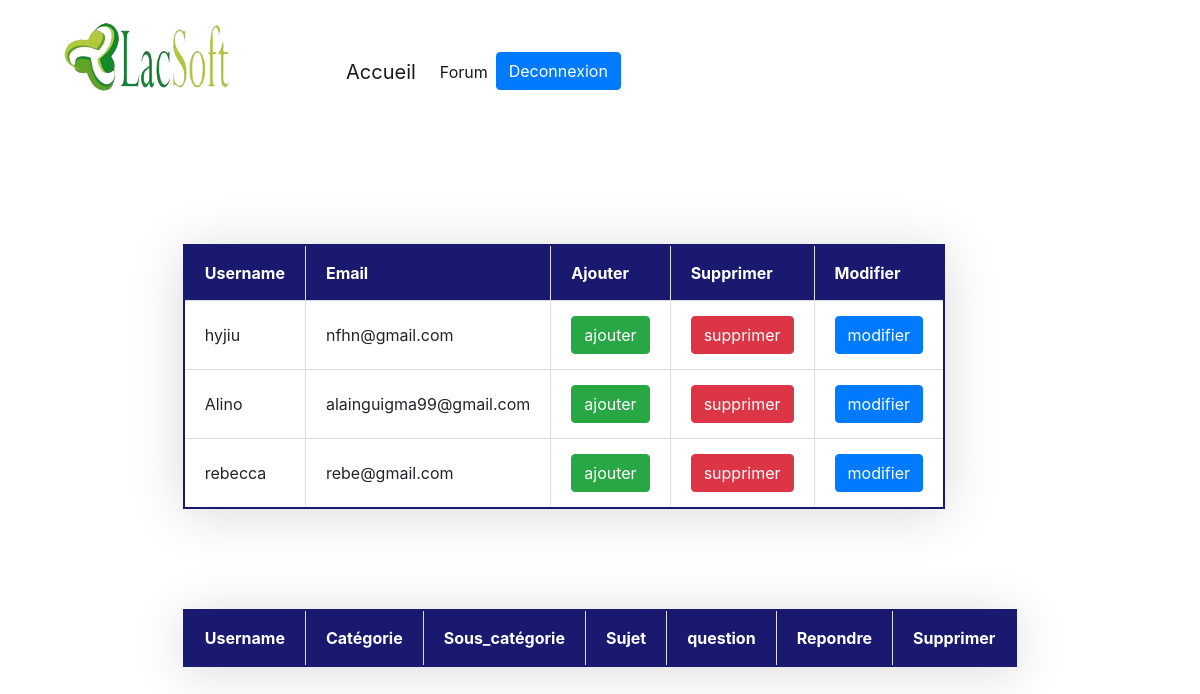
Page /tableau_bordadmin.php on the earlier database version.
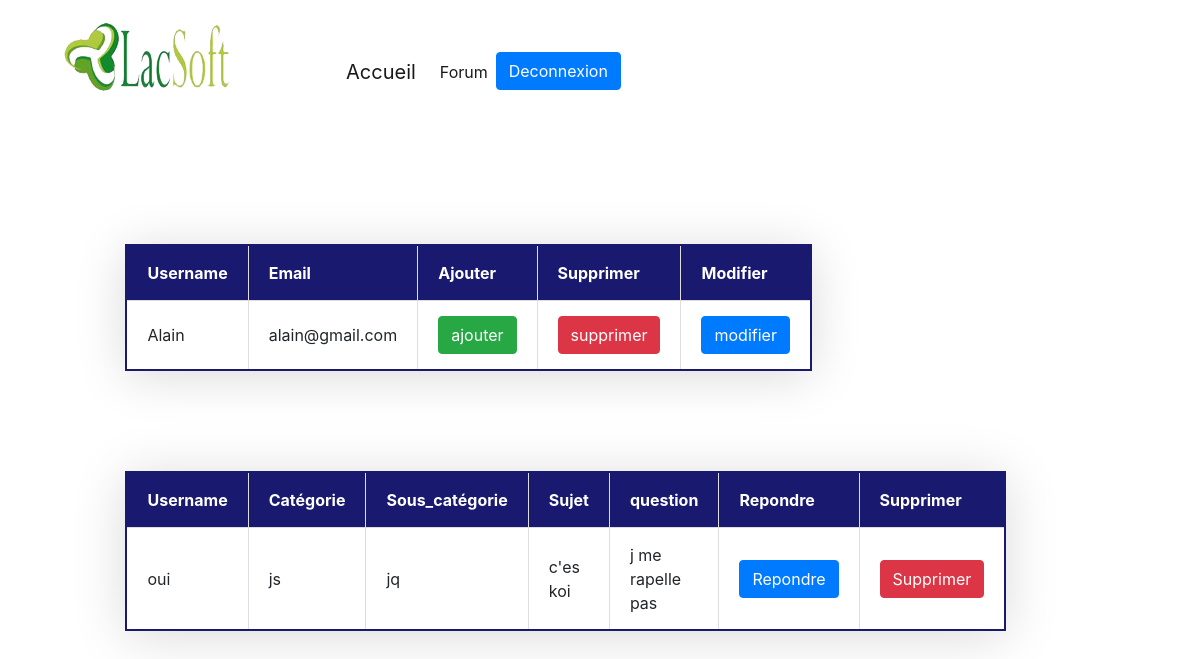
Same page on the later database version.
### tables this page shows
CREATE TABLE `inscription` (
  `ID` int(11) NOT NULL,
  `username` varchar(100) NOT NULL,
  `email` varchar(100) NOT NULL,
  `password` varchar(100) NOT NULL
);

CREATE TABLE `poster` (
  `ID` int(11) NOT NULL,
  `username` varchar(50) NOT NULL,
  `categorie` varchar(50) NOT NULL,
  `sous_categorie` varchar(100) NOT NULL,
  `sujet` text NOT NULL,
  `question` text NOT NULL,
  `date_a` datetime NOT NULL DEFAULT current_timestamp()
);

### tableau_bordadmin.php (the view, shortened to what this page needs)
<!DOCTYPE html>
<html lang="en">
<head>
    <link rel="stylesheet" href="styles/tableau.css">
    <link rel="stylesheet" href="styles/bootstrap-4.5.3-dist/css/bootstrap.min.css">
    <link rel="stylesheet" href="styles/bootstrap-4.5.3-dist/js/bootstrap.min.js">
    <link rel="stylesheet" href="">
</head>
<body>
<div class="container-fluid">
        <div class="container">
            <header class="">
                <div class="row ">
                    <div class="col-3 mt-3">
                        <img src="fonts/lacsoft.png" alt="">
                    </div>
                    <nav class="navbar navbar-expand-lg navbar-light ">
                        <div class="container-fluid">
                          <div class="collapse navbar-collapse" id="navbarTogglerDemo02">
                            <ul class="navbar-nav me-auto mb-2 mb-lg-0">
                                <li class="nav-item">
                                    <a class="navbar-brand" href="index.php">Accueil</a>
                                </li>
                              <li class="nav-item">
                                <a class="nav-link active" aria-current="page" href="afficher.php">Forum</a>
                              </li>
                              <li class="nav-item">
                                <a   href="deconnexion.php"><button type="button" class="btn btn-primary">Deconnexion</button></a>
                              </li>
                            </ul>
                          </div>
                        </div>
                      </nav>
                </div>
            </header>
        </div>
    </div>
    <div class="container">
        <div class="row">
           <div class="m-auto">
            <div class="col-6">
            <?php
            require_once 'connexion.php';
              ?>
                <table class="tableau-style center">
                    <thead>
                        <tr>
                            <th>Username</th>
                            <th>Email</th>
                            <th>Ajouter</th>
                            <th>Supprimer</th>
                            <th>Modifier</th>
                        </tr>
                    </thead>
                    <tbody>
                    <?php
       $sql="SELECT * FROM inscription";
       $req=$db->query($sql) or die ("Erreur SQL");
       while($data=$req->fetch())
       {
             echo"<tr>";
             echo"<td>".$data['username']."</td>";
             echo"<td>".$data['email']."</td>";
             echo"<td><a class='btn btn-success' href=' formajouter.php' >ajouter</a>";
             echo"<td><a class='btn btn-danger' onclick='return confirm(\"voulez vous supprimer ce developpeur\")' href='supprimerCmpte.php?ID=".$data[0]."';>supprimer</a>";
             echo"<td><a class='btn btn-primary' href=' formmodifier.php?ID=".$data[0]."'; >modifier</a>";
             echo"<tr>";
    }
       ?>
        </div>
       </div>
       </div>
       <div class="container">
        <div class="row">
           <div class="m-auto">
            <div class="col-6">
                <table class="tableau-style center">
                    <thead>
                        <tr>
                            <th>Username</th>
                            <th>Catégorie</th>
                            <th>Sous_catégorie</th>
                            <th>Sujet</th>
                            <th>question</th>
                            <th>Repondre</th>
                            <th>Supprimer</th>
                        </tr>
                    </thead>
                    <tbody>
                    <?php
       $sql="SELECT * FROM poster";
       $req=$db->query($sql) or die ("Erreur SQL");
       while($data=$req->fetch())
       {
             echo"<tr>";
             echo"<td>".$data['username']."</td>";
             echo"<td>".$data['categorie']."</td>";
             echo"<td>".$data['sous_categorie']."</td>";
             echo"<td>".$data['sujet']."</td>";
             echo"<td>".$data['question']."</td>";
             echo"<td><a class='btn btn-primary' href=' reponse.php' >Repondre</a>";
             echo"<td><a class='btn btn-danger' onclick='return confirm(\"voulez vous supprimer ce developpeur\")' href='supprimerCmpte.php?ID=".$data[0]."';>Supprimer</a>";
             echo"<tr>";}
             ?>
        </div>
       </div>
       </div>
    </body>
          </html>

Differences in the rows shown:
removed inscription: username "hyjiu", email "nfhn@gmail.com"
removed inscription: username "Alino", email "alainguigma99@gmail.com"
removed inscription: username "rebecca", email "rebe@gmail.com"
added inscription: username "Alain", email "alain@gmail.com"
added poster: username "oui", categorie "js", sous_categorie "jq", sujet "c'es koi", question "j me rapelle pas"
